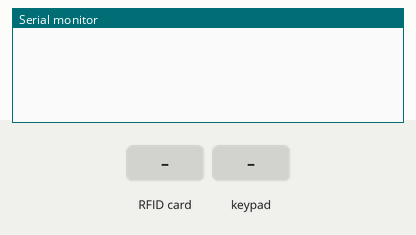
Recording of a sketch running on a simulated Arduino Uno, built with avr-gcc and run on an emulated ATmega328P. On the bench: the last lines printed to the serial monitor. The inputs (shaded band) are chosen by the test bench.

Above: at 1.2 s.
1.3 s: RFID card 5E 7A 19 C4 held to the reader
At 1.9 s:
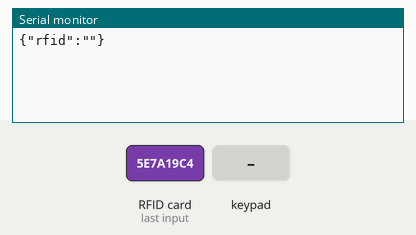
2.8 s: key '1' pressed
At 3.3 s:
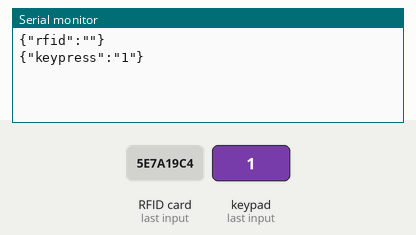
4.3 s: keypad keys 2 3 4 5 # pressed 0.4 s apart
At 7.0 s:
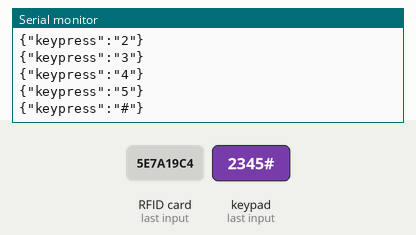
7.8 s: key 'A' pressed
At 8.7 s:
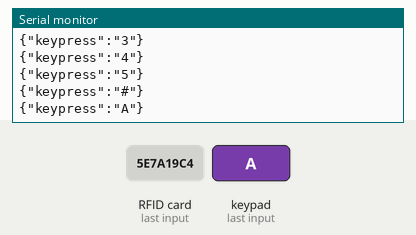
9.3 s: keypad keys 2 3 4 5 * pressed 0.4 s apart
At 12.4 s:
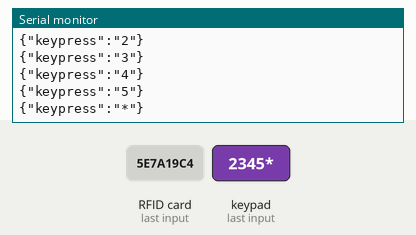
12.8 s: key 'B' pressed
At 14.1 s:
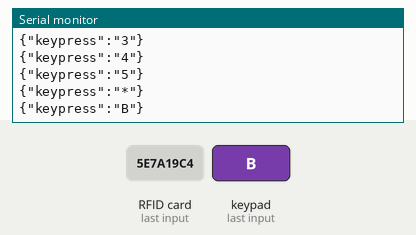
Timing chart, 0 to 15.3 s (numbered marks = the images above; inputs shaded):
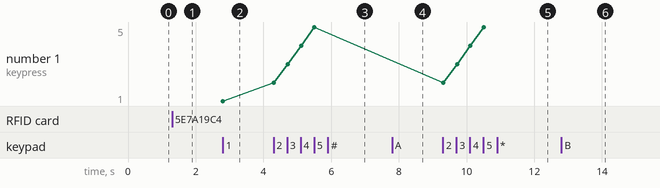

The sketch:

rfid_keypad3_4.ino
```cpp
//#include <Arduino.h>
#include <SPI.h>     //include the SPI bus library
#include <MFRC522.h> //include the RFID reader library
#include <Keypad.h>

//#define verbal_output //do only use this for debug

#define SS_PIN 10 //slave select pin
#define RST_PIN 9 //reset pin

// We are using a 4 by 4 keypad
#define ROWS 4
#define COLS 4

////////////////////////keypad////////////////////////////////////////////

char keys[ROWS][COLS] = {
  {'1', '2', '3', 'A'},
  {'4', '5', '6', 'B'},
  {'7', '8', '9', 'C'},
  {'*', '0', '#', 'D'}
};

// Initializing pins for keypad
byte rowPins[ROWS] = {2, 3, 4, 5}; //connect to the row pinouts of the keypad
byte colPins[COLS] = {6, 7, 8, A0};  //connect to the column pinouts of the keypad

// Create instance for keypad
Keypad keypad = Keypad(makeKeymap(keys), rowPins, colPins, ROWS, COLS);

/////////////////////////// RFID ///////////////////////////////////////////////
MFRC522 mfrc522(SS_PIN, RST_PIN); // instatiate a MFRC522 reader object.
MFRC522::MIFARE_Key key;          //create a MIFARE_Key struct named 'key', which will hold the card information

//this is the block number we will write into and then read.
int block = 1;

byte blockcontent[16] = {"SO-DASB-00000002"}; //an array with 16 bytes to be written into one of the 64 card blocks is defined

//This array is used for reading out a block.
byte readbackblock[18];

void setup()
{
  Serial.begin(9600); // Initialize serial communications with the PC
  SPI.begin();        // Init SPI bus
  mfrc522.PCD_Init(); // Init MFRC522 card (in case you wonder what PCD means: proximity coupling device)
#ifdef verbal_output
  Serial.println("Scan a MIFARE Classic card");
#endif
  // Prepare the security key for the read and write functions.
  for (byte i = 0; i < 6; i++)
  {
    key.keyByte[i] = 0xFF; //keyByte is defined in the "MIFARE_Key" 'struct' definition in the .h file of the library
  }
}

void loop()
{
  char key = keypad.getKey();
  if (key)
  { // sent only when a key is present
    Serial.print("{\"keypress\":\"");
    Serial.print(key);
    Serial.println("\"}");
  }

  // Look for new cards
  if (!mfrc522.PICC_IsNewCardPresent())
  {
    return;
  }

  // Select one of the cards
  if (!mfrc522.PICC_ReadCardSerial())
  {
    return;
  }
#ifdef verbal_output
  Serial.println("card selected");
#endif
  //  the blockcontent array is written into the card block
//    writeBlock(block, blockcontent);

  //read the block back
  readBlock(block, readbackblock);

  //print the block contents
#ifdef verbal_output
  Serial.print("read block: ");
#endif
  //String str;
  char str[16];
  for (int j = 0; j < 16; j++)
  {
    str[j] = readbackblock[j];
  }

  String myString = String(str);
  myString = myString.substring(0, 16);

  Serial.print("{\"rfid\":\"");
  Serial.print(myString);
  Serial.println("\"}");
}

//Write specific block
int writeBlock(int blockNumber, byte arrayAddress[])
{
  //this makes sure that we only write into data blocks. Every 4th block is a trailer block for the access/security info.
  int largestModulo4Number = blockNumber / 4 * 4;
  int trailerBlock = largestModulo4Number + 3; //determine trailer block for the sector
  if (blockNumber > 2 && (blockNumber + 1) % 4 == 0)
  {
#ifdef verbal_output
    Serial.print(blockNumber);
    Serial.println(" is a trailer block:");
#endif
    return 2;
  }
#ifdef verbal_output
  Serial.print(blockNumber);
  Serial.println(" is a data block:");
#endif

  //authentication of the desired block for access
  byte status = mfrc522.PCD_Authenticate(MFRC522::PICC_CMD_MF_AUTH_KEY_A, trailerBlock, &key, &(mfrc522.uid));
  if (status != MFRC522::STATUS_OK)
  {
#ifdef verbal_output
    Serial.print("PCD_Authenticate() failed: ");
    Serial.println(mfrc522.GetStatusCodeName(status));
#endif
    return 3; //return "3" as error message
  }

  //writing the block
  status = mfrc522.MIFARE_Write(blockNumber, arrayAddress, 16);
  //status = mfrc522.MIFARE_Write(9, value1Block, 16);
  if (status != MFRC522::STATUS_OK)
  {
#ifdef verbal_output
    Serial.print("MIFARE_Write() failed: ");
    Serial.println(mfrc522.GetStatusCodeName(status));
#endif
    return 4; //return "4" as error message
  }
#ifdef verbal_output
  Serial.println("block was written");
#endif
}

//Read specific block
int readBlock(int blockNumber, byte arrayAddress[])
{
  int largestModulo4Number = blockNumber / 4 * 4;
  int trailerBlock = largestModulo4Number + 3; //determine trailer block for the sector

  //authentication of the desired block for access
  byte status = mfrc522.PCD_Authenticate(MFRC522::PICC_CMD_MF_AUTH_KEY_A, trailerBlock, &key, &(mfrc522.uid));

  if (status != MFRC522::STATUS_OK)
  {
#ifdef verbal_output
    Serial.print("PCD_Authenticate() failed (read): ");
    Serial.println(mfrc522.GetStatusCodeName(status));
#endif
    return 3; //return "3" as error message
  }

  //reading a block
  byte buffersize = 18;                                                 //we need to define a variable with the read buffer size, since the MIFARE_Read method below needs a pointer to the variable that contains the size...
  status = mfrc522.MIFARE_Read(blockNumber, arrayAddress, &buffersize); //&buffersize is a pointer to the buffersize variable; MIFARE_Read requires a pointer instead of just a number
  if (status != MFRC522::STATUS_OK)
  {
#ifdef verbal_output
    Serial.print("MIFARE_read() failed: ");
    Serial.println(mfrc522.GetStatusCodeName(status));
#endif
    return 4; //return "4" as error message
  }
#ifdef verbal_output
  Serial.println("block was read");
#endif

  mfrc522.PICC_HaltA();
  mfrc522.PCD_StopCrypto1();

}
```

Measured:
- after the input at 1.3 s, the serial monitor: prints a new line at once (image 1)
- after the input at 2.8 s, the serial monitor: prints a new line at once (image 2)
- after the input at 4.3 s, the serial monitor: prints a new line at once (image 3)
- after the input at 7.8 s, the serial monitor: prints a new line at once (image 4)
- after the input at 9.3 s, the serial monitor: prints a new line at once (image 5)
- after the input at 12.8 s, the serial monitor: prints a new line at once (image 6)
- plotted number 1: 1 → 5 after the input at 4.3 s
